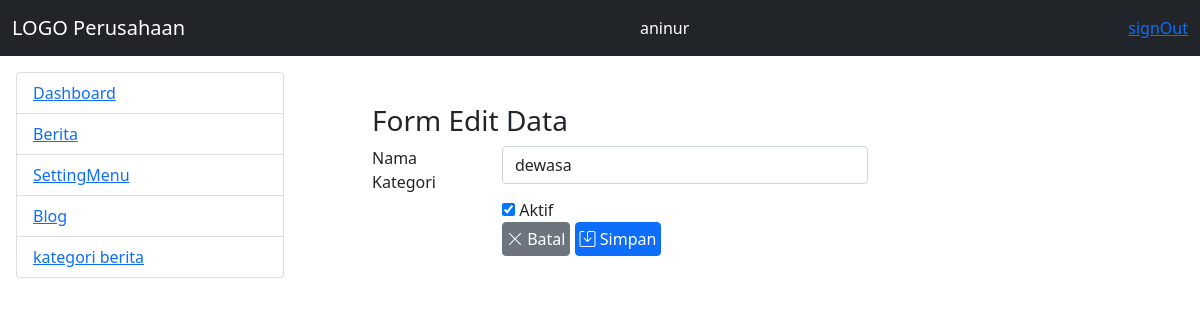
Page /admin/home.php?modul=kategori&act=edit&id=9 (signed in) on the committed database.
### tables this page shows
CREATE TABLE `mst_menu` (
  `idmenu` int(11) NOT NULL AUTO_INCREMENT,
  `nmmenu` varchar(20) NOT NULL,
  `link` varchar(30) NOT NULL,
  `is_active` tinyint(4) NOT NULL,
  PRIMARY KEY (`idmenu`)
);

CREATE TABLE `mst_kategoriblog` (
  `id_kategori` int(11) NOT NULL AUTO_INCREMENT,
  `nm_kategori` varchar(50) NOT NULL,
  `is_active` int(2) NOT NULL,
  PRIMARY KEY (`id_kategori`)
);

### admin/kategori/kategorictrl.php (called while the page is built, shortened)
<?php
if(isset($_GET['act']) && ($_GET['act']== "add")){
	$judul = "Form Input Data";
}
else if(isset($_GET['act']) && ($_GET['act']== "edit")){
	$judul = "Form Edit Data";
	$idkey = $_GET['id'];
	$qdata = mysqli_query($connect_db,"select * from mst_kategoriblog where id_kategori=$idkey")or die(mysqli_error($connect_db));
	$data = mysqli_fetch_array($qdata);
	$aktif = $data['is_active'];
	if($aktif == 1){
		$check = "checked";
	}
	else{
		$check = "";
	}
}
?>

### admin/menu.php (the view, shortened to what this page needs)
<!DOCTYPE html>
<html lang="en">
<head>
</head>
<body>
	<?php
	$qry_menu = mysqli_query($connect_db, "select * from mst_menu") or die("view menu".mysqli_error($connect_db));
	?>
	<ul class="list-group">
		<?php
		while($row = mysqli_fetch_array($qry_menu)){
		?>
		<li class="list-group-item">
			<a href="?modul=<?= $row['link']; ?>"><?= $row['nmmenu']; ?></a>
		</li>
		<?php } ?>
	</ul>
</body>
</html>

### admin/kategori/index.php (shortened to what this page needs)
<?php
    include_once("kategorictrl.php");
    if(!isset($_GET['act'])){
?>
<link rel="stylesheet" href="../../assets/bootstrap5/css/bootstrap.min.css">
<a href="?modul=kategori&act=add" class="btn btn-primary btn-xs mb-1">Tambah Data</a>
<table class="table table-bordered">
	<tr>
		<th>ID kategori</th>
		<th>Nama Kategori</th>
		<th>is Active</th>
		<th>Action</th>
	</tr>
	<?php
	$qry_listmenu = mysqli_query($connect_db,"select * from mst_kategoriblog order by id_kategori ASC")
			or die("gagal akses table mst_kategoriblog ".mysqli_error($connect_db));
	while($row = mysqli_fetch_array($qry_listmenu)){
	?>
	<tr>
		<td><?php echo $row['id_kategori']; ?></td>
		<td><?= $row['nm_kategori']; ?></td>
		<td><?= $row['is_active']; ?></td>
		<td>
			<a href="?modul=kategori&act=edit&id=<?= $row['id_kategori']; ?>" class="btn btn-xs btn-primary p-1"><i
					class="bi bi-pencil-square"></i>Edit</a>
			<a href="?modul=kategori&act=delete&id=<?= $row['id_kategori']; ?>" class="btn btn-xs btn-primary p-1">
				<i class="bi bi-trash"></i>Delete</a>
		</td>
	</tr>
	<?php
		}
	?>
</table>
<?php
 }
 else if(isset($_GET['act']) && ($_GET['act']== "edit")){
?>
<div class="container-fluid">
	<h3><?php echo $judul; ?></h3>
	<form action="kategori/kategorictrl.php?modul=kategori&act=update" method="post">
		<div class="row mb-1">
			<label for="" class="col-md-2">Nama Kategori</label>
			<div class="col-md-6">
				<input type="text" name="txt_nmkategori" id="txt_nmkategori" class="form-control"
					value="<?php echo $data['nm_kategori']; ?>">
			</div>
		</div>
		<div class="row">
			<div class="col-md-2"></div>
			<div class="col-md-6">
				<input type="checkbox" name="ck_aktif" id="ck_aktif" <?= $check; ?>> Aktif
			</div>
		</div>
		<div class="row">
			<div class="col-md-2"></div>
			<div class="col-md-6">
				<button type="reset" name="btnreset" value="btnbatal" class="btn btn-xs btn-secondary p-1">
					<i class="bi bi-x-lg"></i> Batal</a></button>
				<button type="submit" name="btnsimpan" value="btnsimpan" class="btn btn-xs btn-primary p-1">
					<i class="bi bi-save"></i> Simpan</a></button>
			</div>
		</div>
	</form>
</div>
<?php } ?>

### rows in the picture
mst_menu: nmmenu "Dashboard"
mst_menu: nmmenu "Berita"
mst_menu: nmmenu "SettingMenu"
mst_menu: nmmenu "Blog"
mst_menu: nmmenu "kategori berita"
mst_kategoriblog: txt_nmkategori "dewasa"

### other values in the picture
$_SESSION['userlogin'] "aninur"
$judul "Form Edit Data"
